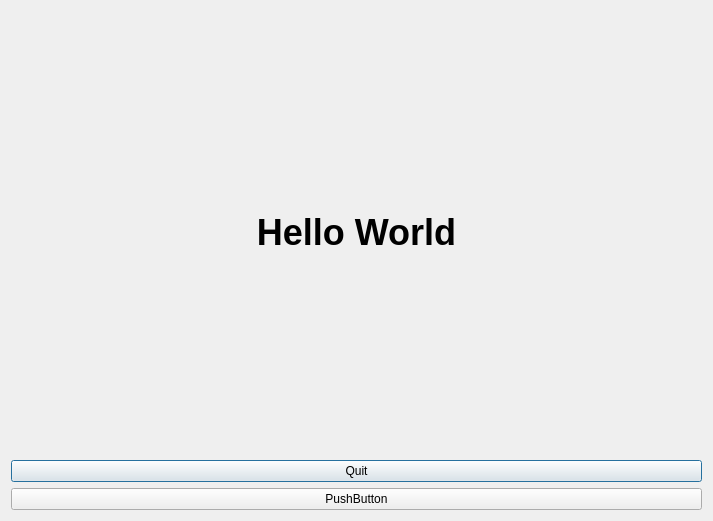
<?xml version="1.0" encoding="UTF-8"?>
<ui version="4.0">
 <class>Dialog</class>
 <widget class="QDialog" name="Dialog">
  <property name="geometry">
   <rect>
    <x>0</x>
    <y>0</y>
    <width>713</width>
    <height>521</height>
   </rect>
  </property>
  <property name="windowTitle">
   <string>Dialog</string>
  </property>
  <layout class="QVBoxLayout" name="verticalLayout_4">
   <item>
    <widget class="QLabel" name="lblMain">
     <property name="font">
      <font>
       <pointsize>27</pointsize>
       <weight>75</weight>
       <bold>true</bold>
      </font>
     </property>
     <property name="text">
      <string>Hello World</string>
     </property>
     <property name="alignment">
      <set>Qt::AlignCenter</set>
     </property>
    </widget>
   </item>
   <item>
    <widget class="QPushButton" name="btnQuit">
     <property name="text">
      <string>Quit</string>
     </property>
    </widget>
   </item>
   <item>
    <widget class="QPushButton" name="pushButton">
     <property name="text">
      <string>PushButton</string>
     </property>
    </widget>
   </item>
  </layout>
 </widget>
 <resources/>
 <connections/>
</ui>
